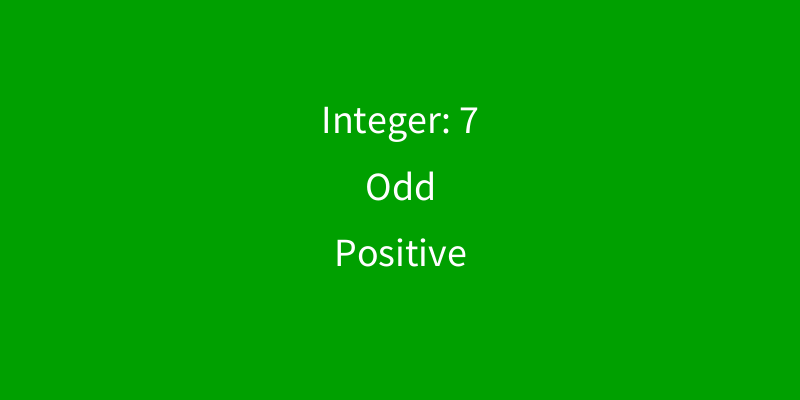
Frame 1 (no input)
Frame 60 (the mouse pressed at the canvas centre just before this capture): identical to frame 1, image omitted
Frame 120 (the mouse held since frame 60 and released just before this capture): identical to frame 1, image omitted

The Processing sketch that drew this single still picture (run headless with seeded random() and noise(); from frame 60 on, the mouse is pressed at the canvas centre):

// Processing sketch: ConditionalWarmup1
// ── ConditionalWarmup1.pde
int randint;
String odd_even;
String positive_negative;
void setup() {
  size(800,400);
  randint = int(random(0,51)) - 25;
}
void draw() {
  if ((randint % 2) == 0) {
    odd_even = "Even";
  }
  else {
    odd_even = "Odd";
  }
  
  if (randint > 0) {
    background(0,160,0);
    positive_negative = "Positive";
  } else if (randint < 0) {
    background(160,0,0);
    positive_negative = "Negative";
  } else {
    background(0);
    positive_negative = "Zero";
  }
  fill(255);
  textAlign(CENTER);
  textSize(40);
  text("Integer: " + randint, width/2,height/3);
  text(odd_even, width/2, height / 2);
  text(positive_negative, width / 2, height * 2 / 3);
}
void keyPressed() {
  randint = int(random(0, 51)) - 25;
  if (key == '0') {
    randint = 0;
  }
}
